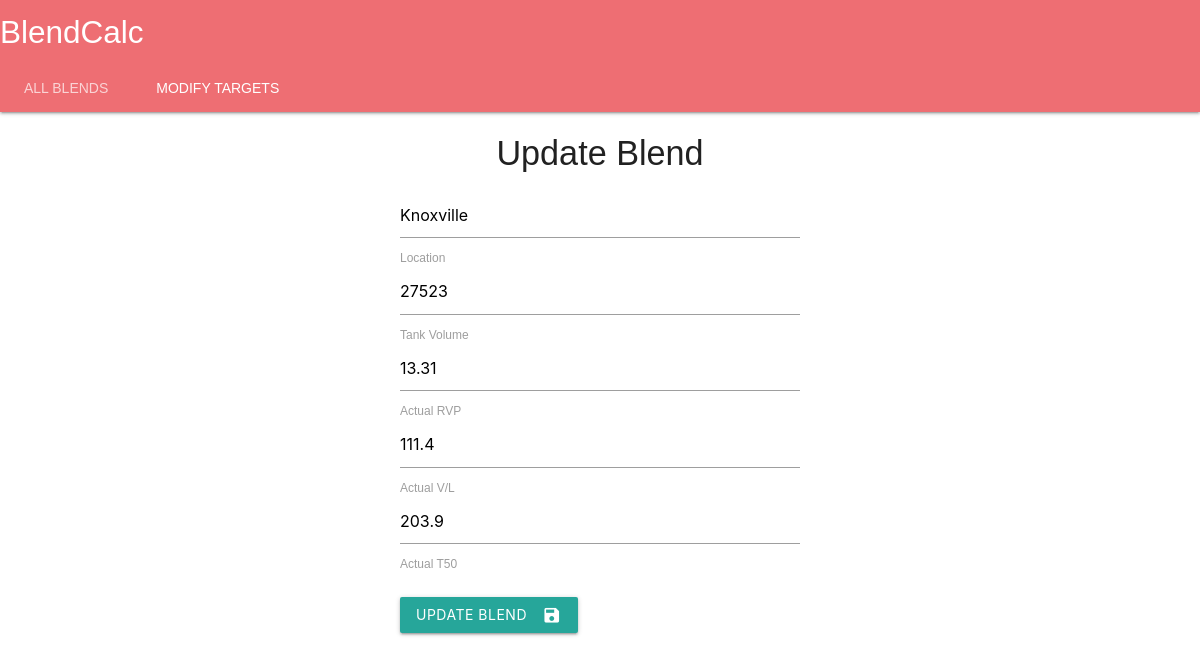
Page /update/3 on the committed database.
### app.py (models this page shows, shortened)
class Blend(db.Model):
    id = db.Column(db.Integer, primary_key=True)
    location = db.Column(db.String(200), nullable=False)
    tankvolume = db.Column(db.String(200), default=0)
    actualrvp = db.Column(db.String(200), nullable=False)
    actualvl = db.Column(db.String(200), nullable=False)
    actualt50 = db.Column(db.String(200))
    finalcalc = db.Column(db.String(200))
    blenddate = db.Column(db.DateTime)
    targetrvp = db.Column(db.String(200))

### app.py (the view)
@app.route('/update/<int:id>', methods=['GET', 'POST'])
def update(id):
    blend = Blend.query.get_or_404(id)
    if request.method =='POST':
        blend.location = request.form['location']
        blend.tankvolume = request.form['tankvolume']
        blend.actualrvp = request.form['actualrvp']
        blend.actualvl = request.form['actualvl']
        blend.actualt50 = request.form['actualt50']
        try:
            db.session.commit()
            return redirect('/')
        except:
            return 'There was an issue updating your blend'
    else:
        return render_template('update.html', blend=blend)

### templates/update.html (shortened to what this page needs)
{% extends 'base.html' %}
{% block body %}
    <div class="content">
        <h4 style="text-align: center">Update Blend</h4>
        <div class="form">
            <form action="/update/{{ blend.id }}" method="POST">
                <input placeholder="Location" type="text" name="location" id="location" value="{{ blend.location }}">
                <label class="active" for="location">Location</label>
                <input type="text" name="tankvolume" id="tankvolume" value="{{ blend.tankvolume }}">
                <label class="active" for="tankvolume">Tank Volume</label>
                <input type="text" name="actualrvp" id="actualrvp" value="{{ blend.actualrvp }}">
                <label class="active" for="actualrvp">Actual RVP</label>
                <input type="text" name="actualvl" id="actualvl" value="{{ blend.actualvl }}">
                <label class="active" for="actualvl">Actual V/L</label>
                <input type="text" name="actualt50" id="actualt50" value="{{ blend.actualt50 }}">
                <label class="active" for="actualt50">Actual T50</label>
                <br>
                <br>
                <button class="btn waves-effect waves-light" type="submit" name="action">Update Blend
                    <i class="material-icons right">save</i>
                </button>
            </form>
        </div>
    </div>
{% endblock %}

### static/CSS/main.css (style rules this page uses)
body, html { margin: 0; font-family: sans-serif; }
.content { margin: 0 auto; width: 400px; }
.form { margin-top: 20px; }

### rows in the picture
Blend: location "Knoxville", tankvolume "27523", actualrvp "13.31", actualvl "111.4", actualt50 "203.9"
